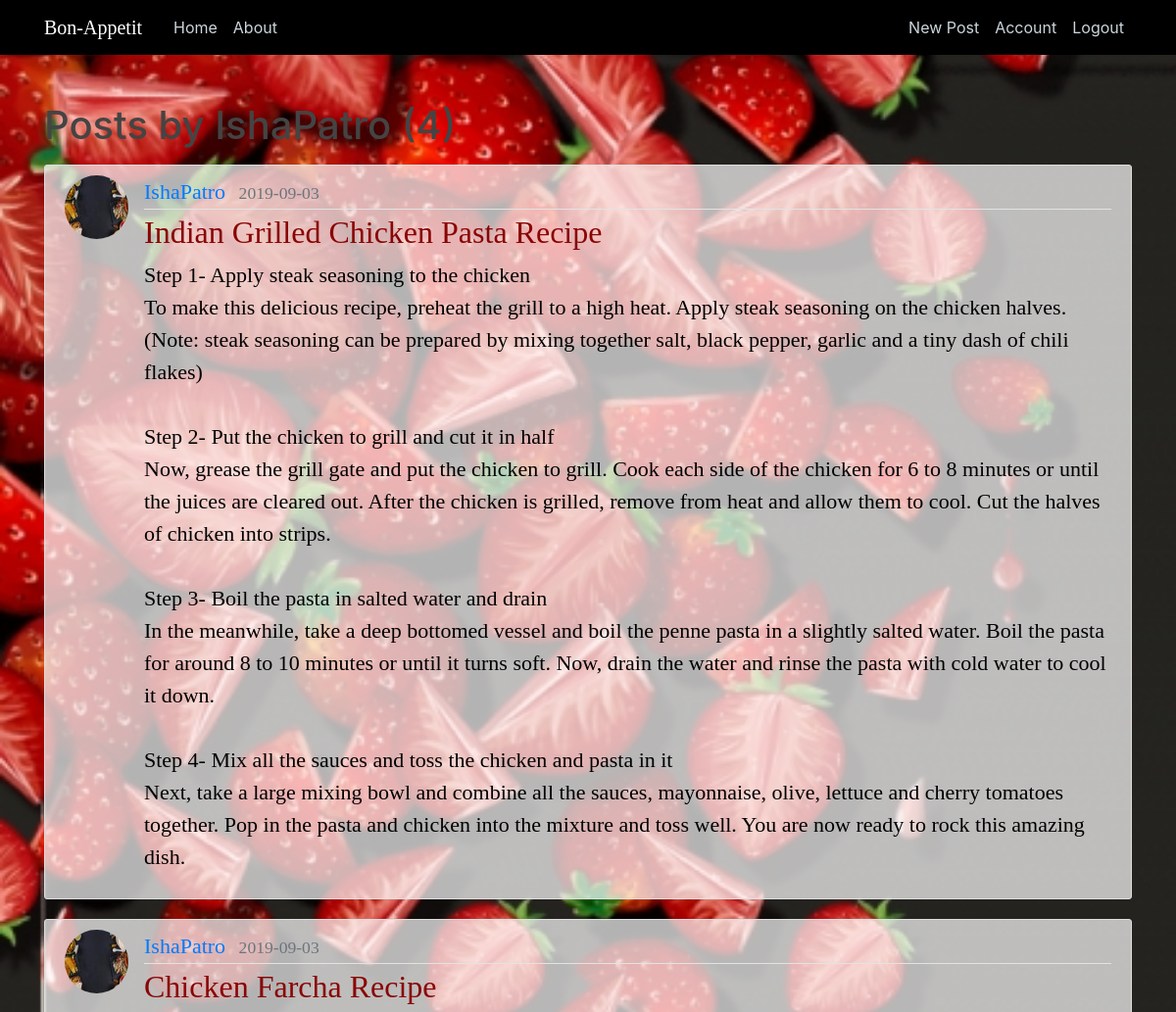
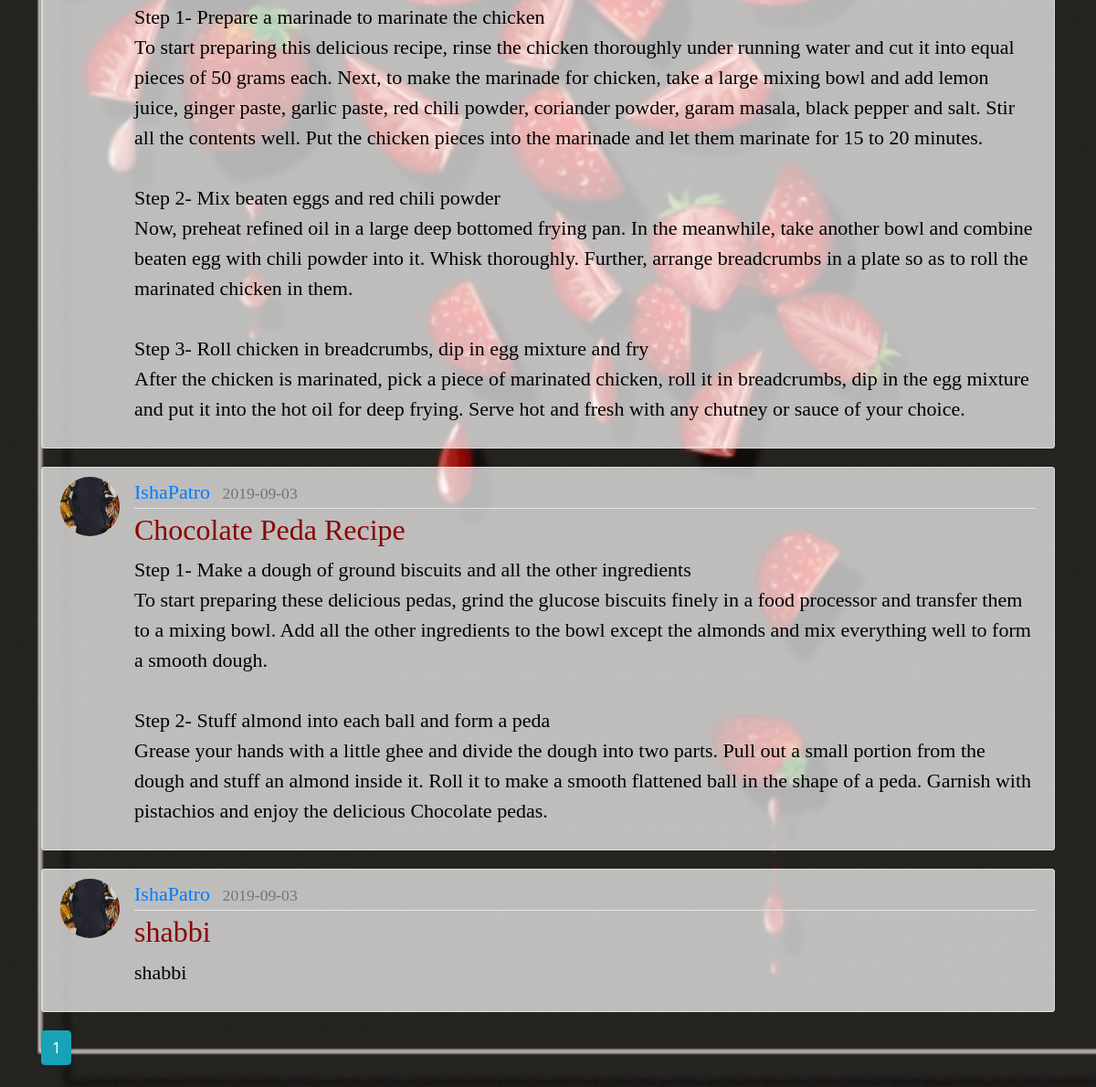
/user/IshaPatro (signed in), run on the app's committed database (2 pictures, top to bottom).
### flaskblog/models.py (models this page shows, shortened)
class User(db.Model, UserMixin):
    id = db.Column(db.Integer, primary_key=True)
    username = db.Column(db.String(20), unique=True, nullable=False)
    email = db.Column(db.String(120), unique=True, nullable=False)
    image_file = db.Column(db.String(20), nullable=False, default='default.jpg')
    password = db.Column(db.String(60), nullable=False)
    posts = db.relationship('Post', backref='author', lazy=True)

class Post(db.Model):
    id = db.Column(db.Integer, primary_key=True)
    title = db.Column(db.String(100), nullable=False)
    date_posted = db.Column(db.DateTime, nullable=False, default=datetime.utcnow)
    content = db.Column(db.Text, nullable=False)
    user_id = db.Column(db.Integer, db.ForeignKey('user.id'), nullable=False)

### flaskblog/routes.py (the view)
@app.route("/user/<string:username>")
def user_posts(username):
    page = request.args.get('page', 1, type=int)
    user = User.query.filter_by(username=username).first_or_404()
    posts = Post.query.filter_by(author=user)\
        .order_by(Post.date_posted.desc())\
        .paginate(page=page, per_page=5)
    return render_template('user_posts.html', posts=posts, user=user)

### flaskblog/models.py (called while the page is built)
@login_manager.user_loader
def load_user(user_id):
    return User.query.get(int(user_id))

### flaskblog/templates/user_posts.html
{% extends "layout.html" %}
{% block content %}
    <h1 class="mb-3">Posts by {{ user.username }} ({{ posts.total }})</h1>
    {% for post in posts.items %}
        <article class="media content-section">
          <img class="rounded-circle article-img" src="{{ url_for('static', filename='profile_pics/' + post.author.image_file) }}">
          <div class="media-body">
            <div class="article-metadata">
              <a class="mr-2" href="{{ url_for('user_posts', username=post.author.username) }}">{{ post.author.username }}</a>
              <small class="text-muted">{{ post.date_posted.strftime('%Y-%m-%d') }}</small>
            </div>
            <h2><a class="article-title" href="{{ url_for('post', post_id=post.id) }}">{{ post.title }}</a></h2>
            <p class="article-content" >{{ post.content }}</p>
          </div>
        </article>
    {% endfor %}
    {% for page_num in posts.iter_pages(left_edge=1, right_edge=1, left_current=1, right_current=2) %}
      {% if page_num %}
        {% if posts.page == page_num %}
          <a class="btn btn-info mb-4" href="{{ url_for('user_posts', username=user.username, page=page_num) }}">{{ page_num }}</a>
        {% else %}
          <a class="btn btn-outline-info mb-4" href="{{ url_for('user_posts', username=user.username, page=page_num) }}">{{ page_num }}</a>
        {% endif %}
      {% else %}
        ...
      {% endif %}
    {% endfor %}
{% endblock content %}

### flaskblog/static/main.css (style rules this page uses)
body { background: #fafafa; color: #333333; margin-top: 5rem; }
h1, h2, h3, h4, h5, h6 { color: #444444; }
.content-section { background: #ffffff; padding: 10px 20px; border: 1px solid #dddddd; border-radius: 3px; margin-bottom: 20px; }
.article-title { color: #444444; }
.article-content { white-space: pre-line; }
.article-img { height: 65px; width: 65px; margin-right: 16px; }
.article-metadata { padding-bottom: 1px; margin-bottom: 4px; border-bottom: 1px solid #e3e3e3 }

### flaskblog/templates/layout.html (style rules this page uses)
.content-section { background-color: rgba(255,255,255,0.7); color: black; font-family: 'Playball', cursive; font-size: 22px; }
.article-title { color: #8a0404; font-family: 'Righteous', cursive; }

### data on the page
User: username "IshaPatro"
Post: image_file (picture), author.username "IshaPatro", date_posted "2019-09-03", title "Indian Grilled Chicken Pasta Recipe", content "Step 1- Apply steak seasoning to the chicken To make this delicious recipe, preheat the grill to a high heat. Apply steak seasoning on the chicken halves. (Note: steak seasoning can be prepared by mixing together salt, black pepper, garlic and a tiny dash of chili flakes) Step 2- Put the chicken to grill and cut it in half Now, grease the grill gate and put the chicken to grill. Cook each side of the chicken for 6 to 8 minutes or until the juices are cleared out. After the chicken is grilled, remove from heat and allow them to cool. Cut the halves of chicken into strips. Step 3- Boil the pasta in salted water and drain In the meanwhile, take a deep bottomed vessel and boil the penne pasta…"
Post: image_file (picture), author.username "IshaPatro", date_posted "2019-09-03", title "Chicken Farcha Recipe", content "Step 1- Prepare a marinade to marinate the chicken To start preparing this delicious recipe, rinse the chicken thoroughly under running water and cut it into equal pieces of 50 grams each. Next, to make the marinade for chicken, take a large mixing bowl and add lemon juice, ginger paste, garlic paste, red chili powder, coriander powder, garam masala, black pepper and salt. Stir all the contents well. Put the chicken pieces into the marinade and let them marinate for 15 to 20 minutes. Step 2- Mix beaten eggs and red chili powder Now, preheat refined oil in a large deep bottomed frying pan. In the meanwhile, take another bowl and combine beaten egg with chili powder into it. Whisk thoroughly.…"
Post: image_file (picture), author.username "IshaPatro", date_posted "2019-09-03", title "Chocolate Peda Recipe", content "Step 1- Make a dough of ground biscuits and all the other ingredients To start preparing these delicious pedas, grind the glucose biscuits finely in a food processor and transfer them to a mixing bowl. Add all the other ingredients to the bowl except the almonds and mix everything well to form a smooth dough. Step 2- Stuff almond into each ball and form a peda Grease your hands with a little ghee and divide the dough into two parts. Pull out a small portion from the dough and stuff an almond inside it. Roll it to make a smooth flattened ball in the shape of a peda. Garnish with pistachios and enjoy the delicious Chocolate pedas."
Post: image_file (picture), author.username "IshaPatro", date_posted "2019-09-03", title "shabbi", content "shabbi"

### other printed values
{{ posts.total }} "4"
{{ page_num }} "1"
